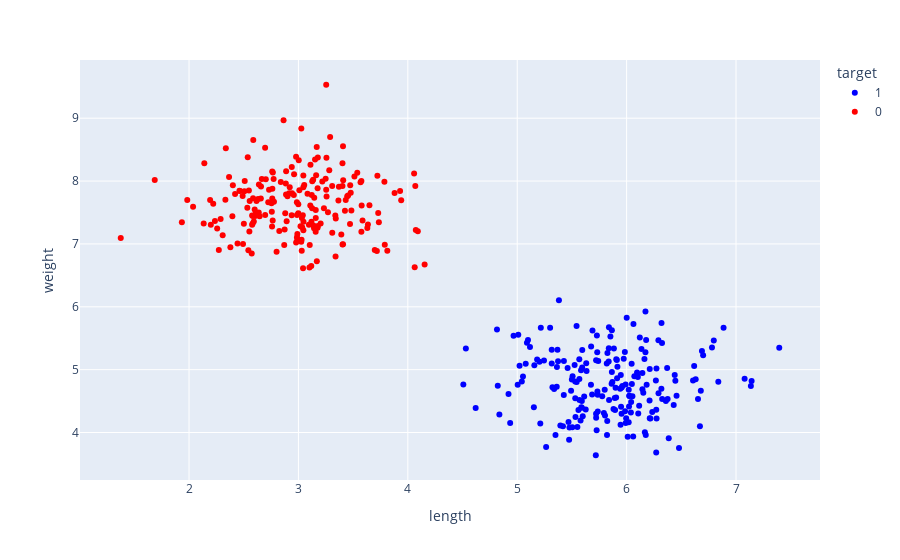

Notebook cell for this chart:
### Markdown cell above
Now, lets create a scatter plot with each feature on a seperate axis.

Each point will have a color corresponding to its target value, the value that we want to predict.

### Code cell
px.scatter(data, x='length', y='weight',color='target', 
           color_discrete_map={'0': 'red', '1': 'blue'})

### Figure 1 — Plotly figure (JSON) as saved in the notebook; plotly's stock layout.template omitted (floating-point values rounded to 4 significant figures; data arrays with more than 128 entries replaced by an {"elided": "..."} marker saying what was removed)
{"data": [{"hovertemplate": "target=1<br>length=%{x}<br>weight=%{y}<extra></extra>", "legendgroup": "1", "marker": {"color": "blue", "symbol": "circle"}, "mode": "markers", "name": "1", "orientation": "v", "showlegend": true, "type": "scatter", "x": {"elided": "200 float values"}, "xaxis": "x", "y": {"elided": "200 float values"}, "yaxis": "y"}, {"hovertemplate": "target=0<br>length=%{x}<br>weight=%{y}<extra></extra>", "legendgroup": "0", "marker": {"color": "red", "symbol": "circle"}, "mode": "markers", "name": "0", "orientation": "v", "showlegend": true, "type": "scatter", "x": {"elided": "200 float values"}, "xaxis": "x", "y": {"elided": "200 float values"}, "yaxis": "y"}], "layout": {"legend": {"title": {"text": "target"}, "tracegroupgap": 0}, "margin": {"t": 60}, "xaxis": {"anchor": "y", "domain": [0, 1], "title": {"text": "length"}}, "yaxis": {"anchor": "x", "domain": [0, 1], "title": {"text": "weight"}}}}
